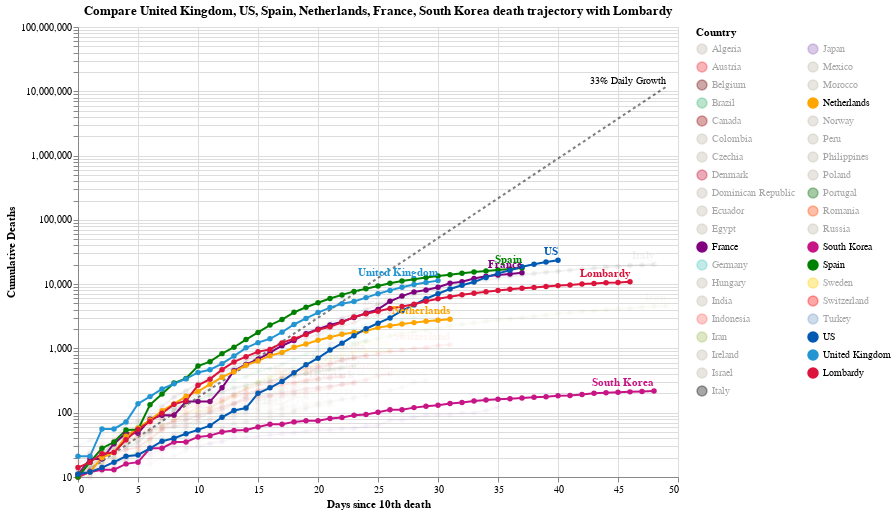

Notebook code for this chart:
### Markdown cell above
## Learning From Lombardy, Italy

Lombardy, a region of Italy with a population of only 10 million people, has reached over 8,000 deaths due to Covid-19. At its highest daily death toll, Lombardy had 546 deaths in one day. This shows that the virus has a high mortality rate even on a small demographic scale, likely due to overwhelmed healthcare services.

Where does your country stand in comparison to Lombardy?  

Click (Shift+ for multiple) on Countries legend to filter the visualization.

### Code cell
#hide_input
chart5 = make_since_chart(['United Kingdom', 'US', 'Spain', 'Netherlands', 'France', 'South Korea'], ['Lombardy'])
chart5

### Figure 1 — Vega-Lite specification as saved in the notebook (floating-point values rounded to 4 significant figures; data arrays with more than 128 entries replaced by an {"elided": "..."} marker saying what was removed)
{"config": {"view": {"continuousWidth": 400, "continuousHeight": 300}}, "layer": [{"mark": {"type": "line", "color": "black", "opacity": 0.5, "strokeDash": [3, 3]}, "encoding": {"x": {"type": "quantitative", "field": "Days since 10th death"}, "y": {"type": "quantitative", "field": "Confirmed Cases"}}}, {"mark": {"type": "text", "align": "right", "dy": -6, "fontSize": 10, "text": "33% Daily Growth"}, "encoding": {"x": {"type": "quantitative", "field": "Days since 10th death"}, "y": {"type": "quantitative", "field": "Confirmed Cases"}}, "transform": [{"filter": "(datum['Days since 10th death'] >= 49)"}]}, {"data": {"name": "data-c1509887c42442f35e62110daa38117d"}, "mark": {"type": "line", "point": true}, "encoding": {"color": {"type": "nominal", "field": "Country", "legend": {"columns": 2, "symbolLimit": 100}, "scale": {"domain": ["Algeria", "Austria", "Belgium", "Brazil", "Canada", "Colombia", "Czechia", "Denmark", "Dominican Republic", "Ecuador", "Egypt", "France", "Germany", "Hungary", "India", "Indonesia", "Iran", "Ireland", "Israel", "Italy", "Japan", "Mexico", "Morocco", "Netherlands", "Norway", "Peru", "Philippines", "Poland", "Portugal", "Romania", "Russia", "South Korea", "Spain", "Sweden", "Switzerland", "Turkey", "US", "United Kingdom", "Lombardy"], "range": ["#C1B7AD", "#ED2939", "#6f0000", "mediumseagreen", "#990000", "#C1B7AD", "#C1B7AD", "#C60C30", "#C1B7AD", "#C1B7AD", "#C1B7AD", "purple", "#4DC6BD", "#C1B7AD", "#C1B7AD", "#FF6666", "#A1BA59", "#C1B7AD", "#C1B7AD", "black", "#9467bd", "#C1B7AD", "#C1B7AD", "orange", "#C1B7AD", "#C1B7AD", "#C1B7AD", "#C1B7AD", "#006600", "#FF4500", "#C1B7AD", "#C71585", "green", "#FFCD00", "#ff0000", "#7499c7", "#0059B3", "#2495D3", "#DC143C"]}}, "opacity": {"condition": {"value": 1, "selection": "selector006"}, "value": 0.05}, "tooltip": [{"type": "nominal", "field": "Country"}, {"type": "temporal", "field": "Date"}, {"type": "quantitative", "field": "Confirmed Cases"}, {"type": "quantitative", "field": "Days since 10th death"}], "x": {"type": "quantitative", "field": "Days since 10th death"}, "y": {"type": "quantitative", "axis": {"title": "Cumulative Deaths"}, "field": "Confirmed Cases", "scale": {"type": "log"}}}, "height": 450, "selection": {"selector006": {"type": "multi", "fields": ["Country"], "bind": "legend", "init": [{"Country": "United Kingdom"}, {"Country": "US"}, {"Country": "Spain"}, {"Country": "Netherlands"}, {"Country": "France"}, {"Country": "South Korea"}, {"Country": "Lombardy"}]}}, "width": 600}, {"data": {"name": "data-c1509887c42442f35e62110daa38117d"}, "mark": {"type": "text", "align": "right", "dy": -8, "fontWeight": "bold"}, "encoding": {"color": {"type": "nominal", "field": "Country", "legend": {"columns": 2, "symbolLimit": 100}, "scale": {"domain": ["Algeria", "Austria", "Belgium", "Brazil", "Canada", "Colombia", "Czechia", "Denmark", "Dominican Republic", "Ecuador", "Egypt", "France", "Germany", "Hungary", "India", "Indonesia", "Iran", "Ireland", "Israel", "Italy", "Japan", "Mexico", "Morocco", "Netherlands", "Norway", "Peru", "Philippines", "Poland", "Portugal", "Romania", "Russia", "South Korea", "Spain", "Sweden", "Switzerland", "Turkey", "US", "United Kingdom", "Lombardy"], "range": ["#C1B7AD", "#ED2939", "#6f0000", "mediumseagreen", "#990000", "#C1B7AD", "#C1B7AD", "#C60C30", "#C1B7AD", "#C1B7AD", "#C1B7AD", "purple", "#4DC6BD", "#C1B7AD", "#C1B7AD", "#FF6666", "#A1BA59", "#C1B7AD", "#C1B7AD", "black", "#9467bd", "#C1B7AD", "#C1B7AD", "orange", "#C1B7AD", "#C1B7AD", "#C1B7AD", "#C1B7AD", "#006600", "#FF4500", "#C1B7AD", "#C71585", "green", "#FFCD00", "#ff0000", "#7499c7", "#0059B3", "#2495D3", "#DC143C"]}}, "opacity": {"condition": {"value": 1, "selection": "selector006"}, "value": 0.05}, "text": {"type": "nominal", "field": "Country"}, "tooltip": [{"type": "nominal", "field": "Country"}, {"type": "temporal", "field": "Date"}, {"type": "quantitative", "field": "Confirmed Cases"}, {"type": "quantitative", "field": "Days since 10th death"}], "x": {"type": "quantitative", "field": "Days since 10th death"}, "y": {"type": "quantitative", "axis": {"title": "Cumulative Deaths"}, "field": "Confirmed Cases", "scale": {"type": "log"}}}, "height": 450, "transform": [{"filter": "(datum['Date'] >= 1586736000000)"}], "width": 600}], "data": {"name": "data-b07213980739ed57601fb05bc5e43304"}, "title": "Compare United Kingdom, US, Spain, Netherlands, France, South Korea death trajectory with Lombardy", "$schema": "https://vega.github.io/schema/vega-lite/v4.8.1.json", "datasets": {"data-b07213980739ed57601fb05bc5e43304": [{"Days since 10th death": 0, "Confirmed Cases": 10.0}, {"Days since 10th death": 1, "Confirmed Cases": 13.3}, {"Days since 10th death": 2, "Confirmed Cases": 17.69}, {"Days since 10th death": 3, "Confirmed Cases": 23.53}, {"Days since 10th death": 4, "Confirmed Cases": 31.29}, {"Days since 10th death": 5, "Confirmed Cases": 41.62}, {"Days since 10th death": 6, "Confirmed Cases": 55.35}, {"Days since 10th death": 7, "Confirmed Cases": 73.61}, {"Days since 10th death": 8, "Confirmed Cases": 97.91}, {"Days since 10th death": 9, "Confirmed Cases": 130.2}, {"Days since 10th death": 10, "Confirmed Cases": 173.2}, {"Days since 10th death": 11, "Confirmed Cases": 230.3}, {"Days since 10th death": 12, "Confirmed Cases": 306.4}, {"Days since 10th death": 13, "Confirmed Cases": 407.4}, {"Days since 10th death": 14, "Confirmed Cases": 541.9}, {"Days since 10th death": 15, "Confirmed Cases": 720.7}, {"Days since 10th death": 16, "Confirmed Cases": 958.6}, {"Days since 10th death": 17, "Confirmed Cases": 1275.0}, {"Days since 10th death": 18, "Confirmed Cases": 1696.0}, {"Days since 10th death": 19, "Confirmed Cases": 2255.0}, {"Days since 10th death": 20, "Confirmed Cases": 2999.0}, {"Days since 10th death": 21, "Confirmed Cases": 3989.0}, {"Days since 10th death": 22, "Confirmed Cases": 5306.0}, {"Days since 10th death": 23, "Confirmed Cases": 7056.0}, {"Days since 10th death": 24, "Confirmed Cases": 9385.0}, {"Days since 10th death": 25, "Confirmed Cases": 12480.0}, {"Days since 10th death": 26, "Confirmed Cases": 16600.0}, {"Days since 10th death": 27, "Confirmed Cases": 22080.0}, {"Days since 10th death": 28, "Confirmed Cases": 29370.0}, {"Days since 10th death": 29, "Confirmed Cases": 39060.0}, {"Days since 10th death": 30, "Confirmed Cases": 51950.0}, {"Days since 10th death": 31, "Confirmed Cases": 69090.0}, {"Days since 10th death": 32, "Confirmed Cases": 91890.0}, {"Days since 10th death": 33, "Confirmed Cases": 122200.0}, {"Days since 10th death": 34, "Confirmed Cases": 162500.0}, {"Days since 10th death": 35, "Confirmed Cases": 216200.0}, {"Days since 10th death": 36, "Confirmed Cases": 287500.0}, {"Days since 10th death": 37, "Confirmed Cases": 382400.0}, {"Days since 10th death": 38, "Confirmed Cases": 508600.0}, {"Days since 10th death": 39, "Confirmed Cases": 676400.0}, {"Days since 10th death": 40, "Confirmed Cases": 899600.0}, {"Days since 10th death": 41, "Confirmed Cases": 1197000.0}, {"Days since 10th death": 42, "Confirmed Cases": 1591000.0}, {"Days since 10th death": 43, "Confirmed Cases": 2117000.0}, {"Days since 10th death": 44, "Confirmed Cases": 2815000.0}, {"Days since 10th death": 45, "Confirmed Cases": 3744000.0}, {"Days since 10th death": 46, "Confirmed Cases": 4979000.0}, {"Days since 10th death": 47, "Confirmed Cases": 6623000.0}, {"Days since 10th death": 48, "Confirmed Cases": 8808000.0}, {"Days since 10th death": 49, "Confirmed Cases": 11710000.0}], "data-c1509887c42442f35e62110daa38117d": {"elided": "1065 records"}}}
